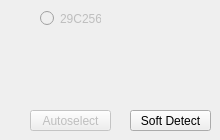
                     <widget class="QWidget" name="F29C_dip28">
                      <property name="autoFillBackground">
                       <bool>false</bool>
                      </property>
                      <attribute name="title">
                       <string>DIP28</string>
                      </attribute>
                      <widget class="QPushButton" name="autoDetectButton5">
                       <property name="enabled">
                        <bool>false</bool>
                       </property>
                       <property name="geometry">
                        <rect>
                         <x>30</x>
                         <y>110</y>
                         <width>81</width>
                         <height>21</height>
                        </rect>
                       </property>
                       <property name="text">
                        <string>Autoselect</string>
                       </property>
                      </widget>
                      <widget class="QRadioButton" name="F29c256Button">
                       <property name="enabled">
                        <bool>false</bool>
                       </property>
                       <property name="geometry">
                        <rect>
                         <x>40</x>
                         <y>10</y>
                         <width>61</width>
                         <height>17</height>
                        </rect>
                       </property>
                       <property name="text">
                        <string>29C256</string>
                       </property>
                      </widget>
                      <widget class="QPushButton" name="SoftDetectButton">
                       <property name="geometry">
                        <rect>
                         <x>130</x>
                         <y>110</y>
                         <width>81</width>
                         <height>21</height>
                        </rect>
                       </property>
                       <property name="text">
                        <string>Soft Detect</string>
                       </property>
                      </widget>
                     </widget>
